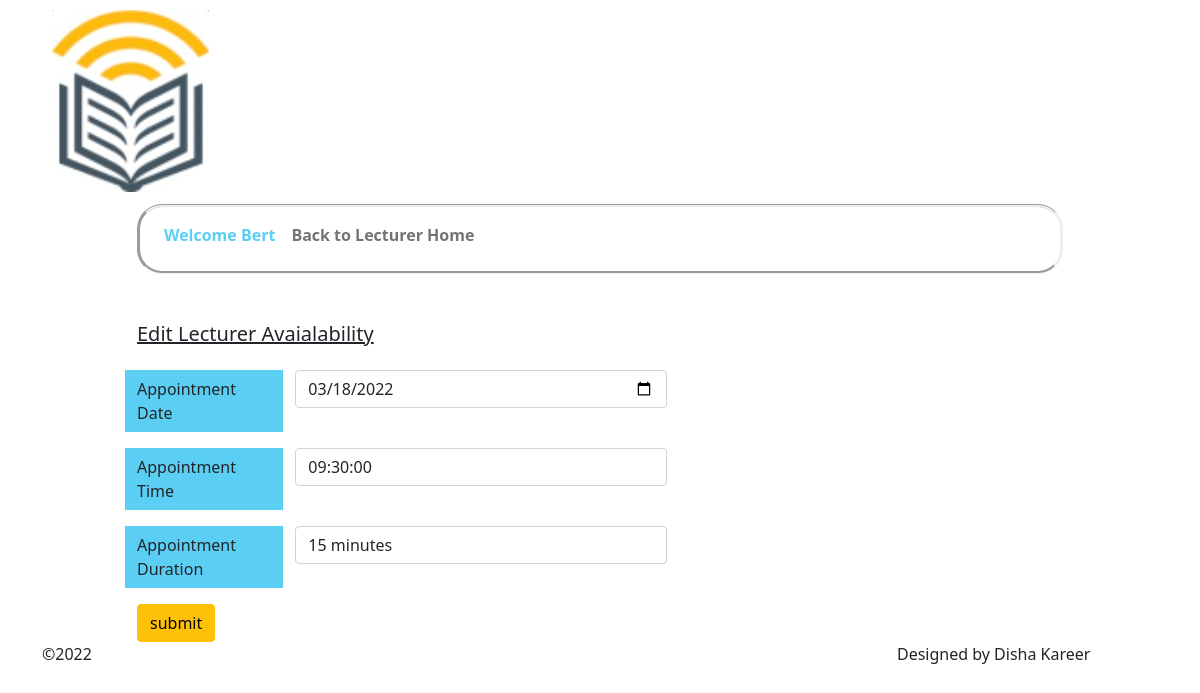
Screenshot of /secure/editlectureravailabilityprocess.php?lecturer_id=1&schedule_id=3 (signed in) with the database file from the repository.
### tables this page shows
CREATE TABLE `lecturer_schedule` (
  `schedule_id` int(11) NOT NULL,
  `lecturer_id` int(11) NOT NULL,
  `appointment_date` date NOT NULL,
  `appointment_time` time NOT NULL,
  `duration` varchar(10) NOT NULL,
  `booked_notbooked` varchar(255) NOT NULL
);

### secure/editlectureravailabilityprocess.php (the view, shortened to what this page needs)
<?php
  include ("../conn/dbconnection.php");
?>
<?php
$scheduleID = $_SESSION["ScheduleID"];
?>
<?php
$readquery = "SELECT lecturer.lecturer_id, lecturer_schedule.schedule_id, lecturer_schedule.appointment_date, lecturer_schedule.appointment_time, lecturer_schedule.duration
  FROM lecturer_schedule
  INNER JOIN lecturer
  ON lecturer_schedule.lecturer_id = lecturer.lecturer_id
  WHERE lecturer_schedule.schedule_id =  $scheduleID";
  $result = $mydb -> query($readquery);
?>
<!doctype html>
<html lang = "en">
  <head>
    <link href="https://cdn.jsdelivr.net/npm/bootstrap@5.0.2/dist/css/bootstrap.min.css" rel="stylesheet">
  </head>
  <body>
    <div class="container">
      <div class="row">
        <div class = "col-md-3"><img src="../img/logo.jpg"/></div>
        <div class = "col-md-7"></div>
        <div class = "col-md-2"></div>
      </div>
      <div class = "row">
        <div class = "col-md-1"></div>
          <div class = "col-md-10">
            <nav class="navbar navbar-expand-sm navbar-light">
              <div class="collapse navbar-collapse" id="navbarText">
                <ul class="navbar-nav me-auto mb-2 mb-mb-0">
                  <li class="nav-item">
                    <a style="text-decoration:none; color:#5BCEF4;" class="nav-link active" aria-current="page" href=""><?php echo "Welcome " .$_SESSION['lecturer_first_name']?></a>
                  </li>
                  <li class="nav-item">
                    <a class ="nav-link" href="lecturerhome.php">Back to Lecturer Home</a>
                  </li>
                </ul>
              </div>
            </nav>
            <br></br>
          </div>
          <div class = "col-md-1"></div>
      </div>
      <div class = "row">
        <div class = "col-md-1"></div>
        <div class = "col-md-10">
          <div class="row">
            <h5 style="text-decoration:underline;">Edit Lecturer Avaialability</h5>
            <br><br>
              <?php
              while ($row = $result->fetch_assoc()){
                $appointmentDate = $row["appointment_date"];
                $appointmentTime = $row["appointment_time"];
                $duration = $row["duration"];
                echo "<form action='editlectureravailabilityprocess.php' method='POST'>
                <div class='row mb-3'>
                  <label for='appointment_date' class='col-sm-2 col-form-label'>Appointment Date</label>
                    <div class='col-sm-5'>
                      <input type='date' class='form-control' name='appointment_date' value='$appointmentDate'/>
                    </div>
                </div>
                <div class='row mb-3'>
                  <label for='appointment_time' class='col-sm-2 col-form-label'>Appointment Time</label>
                    <div class='col-sm-5'>
                      <input type=time' class='form-control' name='appointment_time' value='$appointmentTime'/>
                    </div>
                </div>
                <div class='row mb-3'>
                  <label for='duration' class='col-sm-2 col-form-label'>Appointment Duration</label>
                    <div class='col-sm-5'>
                      <input type='text' class='form-control' name='duration' value='$duration' />
                    </div>
                </div>
                <input type='submit' class='btn btn-warning btn btn-block' name='submit' value='submit'/>
              </form>";
              }
              ?>
            </div>
        </div>
        <div class = "col-md-1"></div>
      </div>
      <div class="row">
          <div class="col-md-9">&copy;2022</div>
          <div class="col-md-3">Designed by Disha Kareer</div>
        </div>
    </div>
  </body>
</html>

### secure/editlectureravailabilityprocess.php (style rules this page uses)
img { padding: 10px; }
nav { border-style: groove inset; border-radius: 25px; }
nav li { font-weight: bold; }
form label { background-color: #5BCEF4; }

### rows the page displays
lecturer_schedule: appointment_date "03/18/2022", appointment_time "09:30:00", duration "15 minutes"

### other values shown
$_SESSION['lecturer_first_name'] "Bert"
